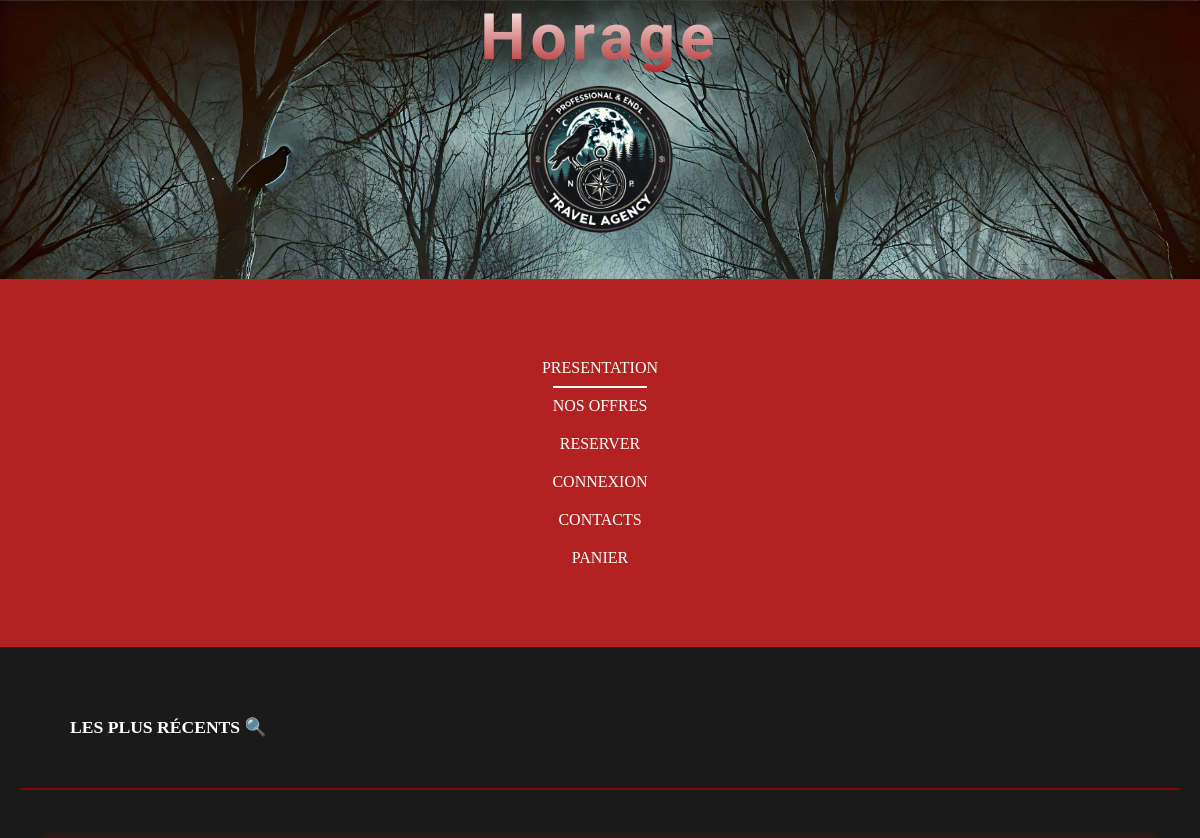
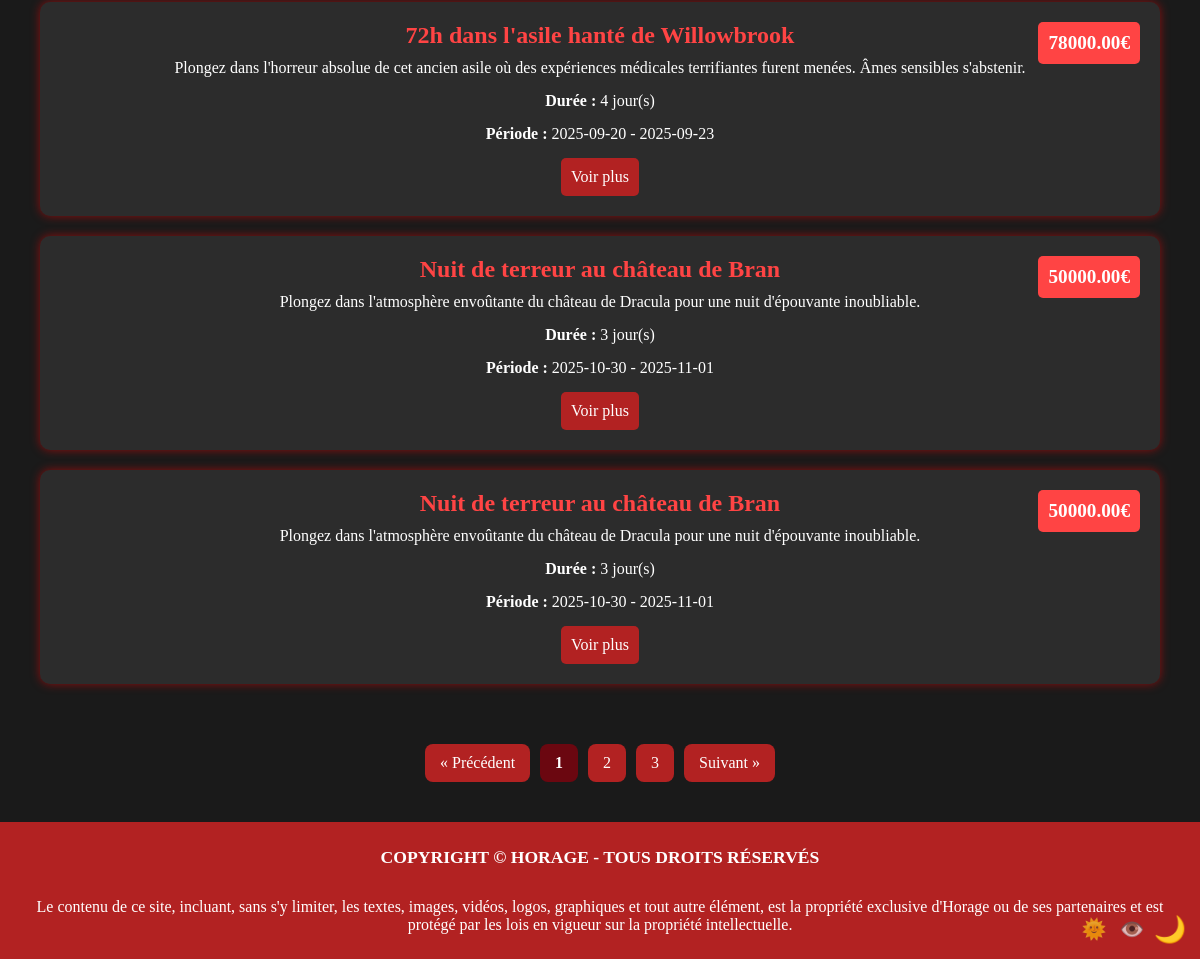
The page /Reserve.php on the database its author committed (2 pictures, top to bottom).
### tables this page shows
CREATE TABLE `voyages` (
  `IdVoyage` int(11) NOT NULL,
  `Titre` varchar(100) NOT NULL,
  `Description` text NOT NULL,
  `DateDebut` date NOT NULL,
  `DateFin` date NOT NULL,
  `PrixBase` decimal(10,2) NOT NULL,
  `PlacesDispo` int(11) NOT NULL
);

### Reserve.php (the view, shortened to what this page needs)
<?php
require_once 'session.php';
$pdo = DemarrageSQL();
$stmt = $pdo->prepare("SELECT * FROM voyages");
$stmt->execute();
$voyages = $stmt->fetchAll(PDO::FETCH_ASSOC);
usort($voyages, function ($a, $b) {
    return strtotime($a['DateDebut']) - strtotime($b['DateDebut']);
});
?>
<!DOCTYPE html>
<html lang="fr">
<head>
    <link rel="stylesheet" href="CSS/voyage.css">
    <link rel="stylesheet" href="css/main.css">
</head>
<body>
    <main>
        <h2 class="tv">Les plus récents 🔍</h2>
        <div id="voyagesContainer" class="travels">
            <?php if (!empty($voyages)) : ?>
                <?php foreach ($voyages as $index => $voyage) :
                    $duree = 1;
                    if (!empty($voyage['DateDebut']) && !empty($voyage['DateFin'])) {
                        $d1 = new DateTime($voyage['DateDebut']);
                        $d2 = new DateTime($voyage['DateFin']);
                        $duree = $d2->diff($d1)->days + 1;
                    }
                ?>
                    <div class="travel-card"
                        data-index="<?= $index ?>"
                        data-prix="<?= (int)$voyage['PrixBase'] ?>"
                        data-date="<?= htmlspecialchars($voyage['DateDebut']) ?>"
                        data-duree="<?= $duree ?>"
                        data-pays="<?= htmlspecialchars($voyage['Pays'] ?? '') ?>">
                        <div class="price"><?= htmlspecialchars($voyage['PrixBase']) ?>€</div>
                        <h3><?= htmlspecialchars($voyage['Titre']) ?></h3>
                        <p><?= htmlspecialchars($voyage['Description']) ?></p>
                        <p><strong>Durée :</strong> <?= $duree ?> jour(s)</p>
                        <p><strong>Période :</strong> <?= htmlspecialchars($voyage['DateDebut']) ?> - <?= htmlspecialchars($voyage['DateFin']) ?></p>
                        <a href="voyages_details.php?id=<?= urlencode($voyage['IdVoyage']) ?>" class="btn">Voir plus</a>
                    </div>
                <?php endforeach; ?>
            <?php else : ?>
                <p>Aucun voyage disponible.</p>
            <?php endif; ?>
        </div>
        <div id="pagination-controls" class="pagination"></div>
    </main>
    <footer>
        <h2>Copyright © Horage - Tous droits réservés</h2>
        <p>Le contenu de ce site, incluant, sans s'y limiter, les textes, images, vidéos, logos, graphiques et tout autre élément, est la propriété exclusive d'Horage ou de ses partenaires et est protégé par les lois en vigueur sur la propriété intellectuelle.</p>
    </footer>
</body>
</html>

### CSS/voyage.css (style rules this page uses)
.travels { display: grid; grid-template-columns: 1fr; gap: 20px; padding: 20px; width: 100%; }
.travel-card { background-color: var(--color-background-profile); color: var(--color-white); padding: 20px; border-radius: 10px; box-shadow: 0px 0px 10px rgba(255, 0, 0, 0.5); text-align: center; transition: transform 0.3s ease; width: 100%; max-width: 100%; box-sizing: border-box; position: relative; }
.travel-card h3 { color: var(--color-nav-light); font-size: 1.5rem; margin-bottom: 10px; }
.travel-card p { font-size: 1rem; margin-bottom: 15px; }
.travel-card .btn { display: inline-block; background-color: var(--color-nav); color: var(--color-rod); padding: 10px; text-decoration: none; border-radius: 5px; transition: 0.3s; }
.price { position: absolute; top: 20px; right: 20px; background-color: var(--color-nav-light); color: var(--color-rod); padding: 10px; border-radius: 5px; font-size: 1.2rem; font-weight: bold; }
h2.tv { text-align: left; border-bottom: 2px solid #8B0000; padding: 50px; }
.pagination { display: flex; justify-content: center; gap: 10px; margin: 30px auto; padding: 10px; flex-wrap: wrap; }

### CSS/main.css (style rules this page uses)
* { margin: 0; padding: 0; box-sizing: border-box; }
html, body { width: 100%; height: 100%; text-align: center; background-color: var(--color-background); color: var(--color-white); }
a { text-decoration: none; color: var(--color-rod); font-size: 1.0rem; }
footer { background-color: var(--color-nav); padding: 25px; color: var(--color-rod); }
h2 { margin-bottom: 30px; text-transform: uppercase; font-size: 1.1rem; }
main { margin: 100px; }
@media screen and (max-width: 1300px) { main { margin: 20px; } }

### CSS/root.css (style rules this page uses)
:root { --color-border : #444; --color-rod: #ffffff; --color-nav: #B22222; --color-search-button: #6b0710; --color-search-button-hover: rgb(44, 11, 11); --color-search-form-group: #771f1f; --color-background: #1A1A1A; --color-hover: #7a0a14; --color-travelbutton: #ffffff; --color-nav-light: #ff4444; --color-background-form: #353535; --color-background-profile: #2C2C2C; --color-border-dark: #8B0000; --color-redlight-root: #ff4444; --color-white: white; --color-orange: #ffa500; --color-blue: #007bff; --color-purple: #800080; --color-green:#33ff00; }

### rows shown on the page
voyages: PrixBase "78000.00", Titre "72h dans l'asile hanté de Willowbrook", Description "Plongez dans l'horreur absolue de cet ancien asile où des expériences médicales terrifiantes furent menées. Âmes sensibles s'abstenir.", duree "4", DateDebut "2025-09-20", DateFin "2025-09-23"
voyages: PrixBase "50000.00", Titre "Nuit de terreur au château de Bran", Description "Plongez dans l'atmosphère envoûtante du château de Dracula pour une nuit d'épouvante inoubliable.", duree "3", DateDebut "2025-10-30", DateFin "2025-11-01"
voyages: PrixBase "50000.00", Titre "Nuit de terreur au château de Bran", Description "Plongez dans l'atmosphère envoûtante du château de Dracula pour une nuit d'épouvante inoubliable.", duree "3", DateDebut "2025-10-30", DateFin "2025-11-01"

### other values the page prints
$profilLabel "CONNEXION"
